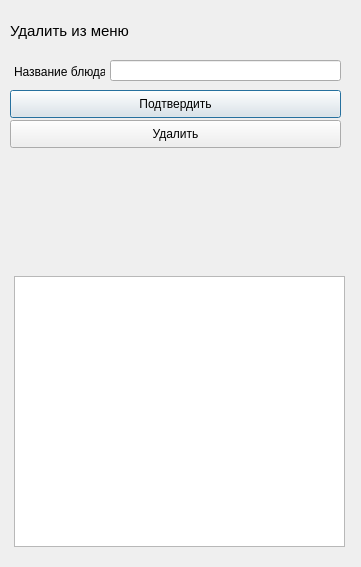
<?xml version="1.0" encoding="UTF-8"?>
<ui version="4.0">
 <class>Dialog</class>
 <widget class="QDialog" name="Dialog">
  <property name="geometry">
   <rect>
    <x>0</x>
    <y>0</y>
    <width>361</width>
    <height>567</height>
   </rect>
  </property>
  <property name="windowTitle">
   <string>Dialog</string>
  </property>
  <widget class="QLabel" name="label">
   <property name="geometry">
    <rect>
     <x>10</x>
     <y>10</y>
     <width>181</width>
     <height>41</height>
    </rect>
   </property>
   <property name="font">
    <font>
     <pointsize>11</pointsize>
    </font>
   </property>
   <property name="text">
    <string>Удалить из меню</string>
   </property>
  </widget>
  <widget class="QLabel" name="label_3">
   <property name="geometry">
    <rect>
     <x>14</x>
     <y>61</y>
     <width>91</width>
     <height>21</height>
    </rect>
   </property>
   <property name="text">
    <string>Название блюда</string>
   </property>
  </widget>
  <widget class="QLineEdit" name="Name">
   <property name="geometry">
    <rect>
     <x>110</x>
     <y>60</y>
     <width>231</width>
     <height>21</height>
    </rect>
   </property>
  </widget>
  <widget class="QTextEdit" name="app_result_text">
   <property name="geometry">
    <rect>
     <x>14</x>
     <y>276</y>
     <width>331</width>
     <height>271</height>
    </rect>
   </property>
  </widget>
  <widget class="QLabel" name="label_for_image">
   <property name="geometry">
    <rect>
     <x>20</x>
     <y>160</y>
     <width>321</width>
     <height>101</height>
    </rect>
   </property>
   <property name="text">
    <string/>
   </property>
  </widget>
  <widget class="QPushButton" name="app_result">
   <property name="geometry">
    <rect>
     <x>10</x>
     <y>90</y>
     <width>331</width>
     <height>28</height>
    </rect>
   </property>
   <property name="text">
    <string>Подтвердить</string>
   </property>
  </widget>
  <widget class="QPushButton" name="delete_2">
   <property name="geometry">
    <rect>
     <x>10</x>
     <y>120</y>
     <width>331</width>
     <height>28</height>
    </rect>
   </property>
   <property name="text">
    <string>Удалить</string>
   </property>
  </widget>
 </widget>
 <resources/>
 <connections/>
</ui>
